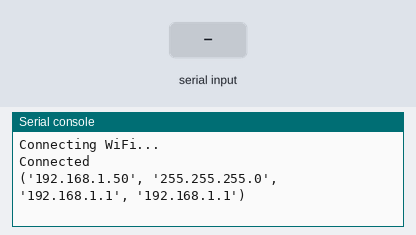
The program below on a simulated Raspberry Pi Pico running MicroPython. Parts: the last lines printed to the serial console. The inputs (shaded band) are chosen by the test bench. WiFi joins after 1.5 s; outgoing connections fail.

Above: at 3.2 s.
3.3 s: ".\n" received over the second serial link
At 4.1 s:
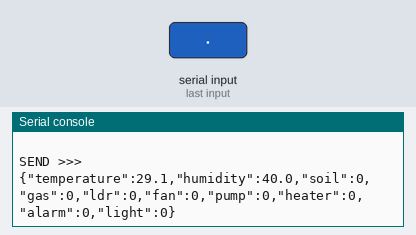
4.8 s: "HE\n" received over the second serial link
At 6.11 s:
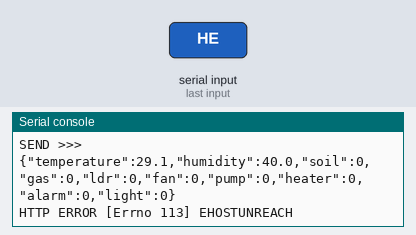
6.3 s: "LI\n" received over the second serial link
At 7.1 s:
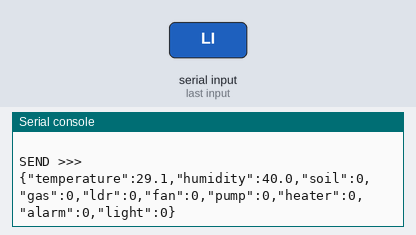
7.8 s: "=\n" received over the second serial link
At 9.11 s:
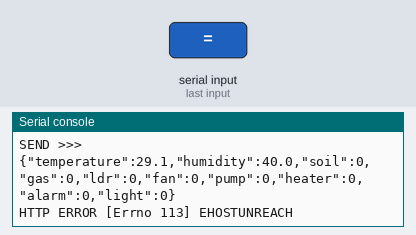
9.3 s: "H\n" received over the second serial link
At 10.1 s:
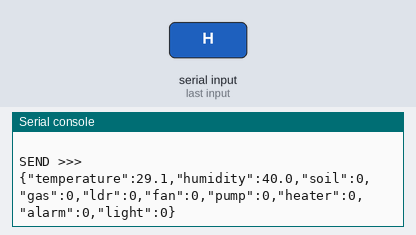
10.8 s: "T\n" received over the second serial link
At 12.6 s:
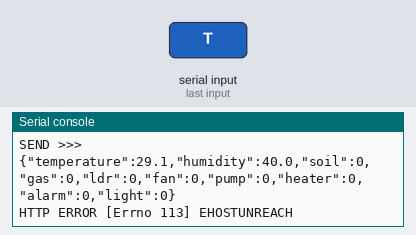

The program:

picow_source_V1.py
```python
from machine import UART, Pin
import network
import socket
import time

# ---------------- UART ----------------

uart = UART(
    0,
    baudrate=115200,
    tx=Pin(12),
    rx=Pin(13)
)

buffer = bytearray()

# ---------------- WIFI ----------------

SSID = ""
PASSWORD = ""

HOST = ""
PORT = 8000
PATH = "/send/sensor/value"

last = {
    "T":29.1,
    "H":40.0,
    "S":0,
    "G":0,
    "L":0,
    "F":0,
    "P":0,
    "HE":0,
    "A":0,
    "LI":0
}

def wifi_connect():

    wlan = network.WLAN(network.STA_IF)

    wlan.active(True)

    if wlan.isconnected():
        return wlan

    print("Connecting WiFi...")

    wlan.connect(SSID,PASSWORD)

    while not wlan.isconnected():
        time.sleep(1)

    print("Connected")
    print(wlan.ifconfig())

    return wlan


wlan = wifi_connect()

def send_json():

    global wlan

    if not wlan.isconnected():
        wlan = wifi_connect()

    payload = (
        '{{'
        '"temperature":{},'
        '"humidity":{},'
        '"soil":{},'
        '"gas":{},'
        '"ldr":{},'
        '"fan":{},'
        '"pump":{},'
        '"heater":{},'
        '"alarm":{},'
	'"light":{}'
        '}}'
    ).format(
        last["T"],
        last["H"],
        last["S"],
        last["G"],
        last["L"],
        last["F"],
        last["P"],
        last["HE"],
        last["A"],
	last["LI"]
    )

    print("\nSEND >>>")
    print(payload)

    try:

        request = (
            "POST {} HTTP/1.1\r\n"
            "Host: {}\r\n"
            "Content-Type: application/json\r\n"
            "Content-Length: {}\r\n"
            "Connection: close\r\n\r\n{}"
        ).format(PATH,HOST,len(payload),payload)

        addr = socket.getaddrinfo(HOST,PORT)[0][-1]

        s=socket.socket()

        s.connect(addr)

        s.send(request.encode())

        while s.recv(256):
            pass

        s.close()

    except Exception as e:

        print("HTTP ERROR",e)

def parse_value(line,key):

    p=line.find(key)

    if p==-1:
        return None

    p+=len(key)

    value=""

    while p<len(line):

        c=line[p]

        if c.isdigit() or c==".":
            value+=c
            p+=1
            continue

        break

    if value=="":
        return None

    return value

def set_float(name,value,minv,maxv):

    if value is None:
        return

    try:
        v=float(value)
    except:
        return

    if minv<=v<=maxv:
        last[name]=v


def set_int(name,value,minv,maxv):

    if value is None:
        return

    try:
        v=int(value)
    except:
        return

    if minv<=v<=maxv:
        last[name]=v

def parse_packet(line):

    global last

    values = {}

    i = 0

    while i < len(line):


        key = None

        if line.startswith("HE", i):
            key = "HE"
            i += 2

        elif line.startswith("LI", i):
            key = "LI"
            i += 2

        elif line[i] in "THSGLFPA":
            key = line[i]
            i += 1

        else:
            i += 1
            continue


        if i < len(line) and line[i] == '=':
            i += 1


        value = ""

        while i < len(line):

            c = line[i]

            if c.isdigit() or c == '.':
                value += c
                i += 1
                continue

            break

        if value != "":
            values[key] = value

    print("\n----------------")
    print("RAW :", line)
    print("FOUND :", values)


    for k, v in values.items():

        try:

            if k in ("T", "H"):

                num = float(v)

            else:

                num = int(v)

        except:

            continue

        if k == "T":

            if -20 <= num <= 80:
                last["T"] = num

        elif k == "H":

            if 0 <= num <= 100:
                last["H"] = num

        elif k == "S":

            if 0 <= num <= 100:
                last["S"] = num

        elif k == "G":

            if 0 <= num <= 100:
                last["G"] = num

        elif k == "L":

            if 0 <= num <= 4095:
                last["L"] = num

        elif k in ("F", "P", "HE", "A", "LI"):


            if num in (0, 1):
                last[k] = num

    print("\nLAST VALUES")

    for k in ("T","H","S","G","L","F","P","HE","A","LI"):
        print(k, "=", last[k])

    print("----------------")

    return True

while True:

    if uart.any():
        b = uart.read(1)

        if not b:
            continue

        c = b[0]


        if c == 10:

            try:
                line = buffer.decode().strip()
            except:
                buffer = bytearray()
                continue

            buffer = bytearray()


            line = "".join(ch for ch in line if 32 <= ord(ch) <= 126)

            if line:

                if parse_packet(line):
                    send_json()


        elif c == 13:
            pass


        elif 32 <= c <= 126:

            buffer.append(c)


        else:
            pass

    
```

Measured:
- after the input at 3.3 s, the serial console: prints a new line at once (image 1)
- after the input at 4.8 s, the serial console: prints a new line at once (image 2)
- after the input at 6.3 s, the serial console: prints a new line at once (image 3)
- after the input at 7.8 s, the serial console: prints a new line at once (image 4)
- after the input at 9.3 s, the serial console: prints a new line at once (image 5)
- after the input at 10.8 s, the serial console: prints a new line at once (image 6)
